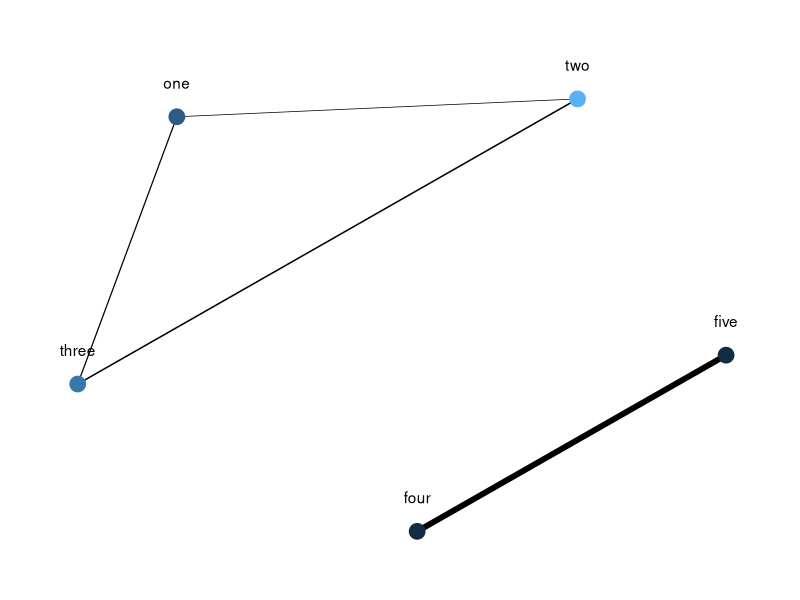
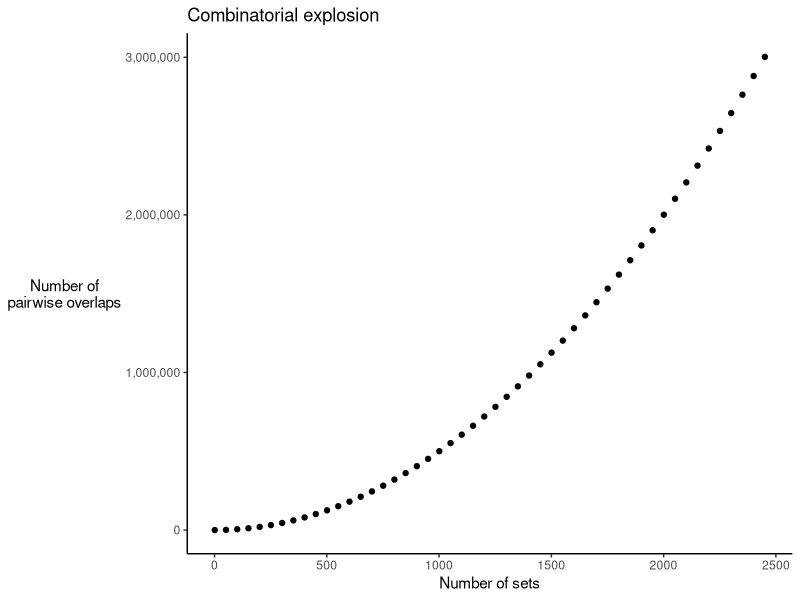

Generate these figures, in order, with R:
## ---- chunk 1
knitr::opts_chunk$set(echo = TRUE)
## ---- chunk 2
nodes <- data.frame(
  name = c("one", "two", "three", "four", "five"),
  significance = c(0.1, 0.25, 0.15, 0.001, 0.003),
  stringsAsFactors = FALSE
)
edges <- data.frame(
  from = c("one", "one", "two", "four"),
  to  = c("two", "three", "three", "five"),
  jaccard = c(0.4, 0.45, 0.48, 0.9),
  stringsAsFactors = FALSE
)
network <- igraph::graph_from_data_frame(d = edges, directed = FALSE,
                                         vertices = nodes)
# plot(network)
library(ggraph)
library(tidygraph)

graph <- as_tbl_graph(network, directed = FALSE)

# plot using ggraph
ggraph(graph, layout = "kk") +
  geom_edge_fan(aes(width = jaccard), show.legend = FALSE) +
  geom_node_point(aes(color = significance), size = 5, show.legend = FALSE) +
  geom_node_text(aes(label = name), nudge_y = 0.2) +
  scale_edge_width_continuous(range = c(0.25, 2)) +
  theme_graph()
## ---- chunk 3
suppressPackageStartupMessages(library(ggplot2))
d <- data.frame(x = seq(1, 2500, by = 50),
                y = choose(n = seq(1, 2500, by = 50), k = 2))
ggplot(d) +
  aes(x = x, y = y) +
  geom_point() +
  labs(x = "Number of sets", y = "Number of\npairwise overlaps",
       title = "Combinatorial explosion") +
  scale_y_continuous(labels = scales::label_comma()) +
  theme_classic() +
  theme(axis.title.y = element_text(angle = 0, vjust = 0.5))
## ---- chunk 4
simulate_sets <- function(n_sets) {
  universe <- c(letters, LETTERS)
  sets <- replicate(n_sets,
                    sample(universe, size = rpois(1, lambda = 15)),
                    simplify = FALSE)
  names(sets) <- paste0("set", seq(n_sets))
  return(sets)
}
## ---- chunk 5
set.seed(12345)
(sets_5 <- simulate_sets(n_sets = 5))
sets_100 <- simulate_sets(n_sets = 100)
sets_1000 <- simulate_sets(n_sets = 1000)
## ---- chunk 6
calc_pairwise_overlaps <- function(sets) {

  vec_name1 <- character()
  vec_name2 <- character()
  vec_num_shared <- integer()
  vec_overlap <- numeric()
  vec_jaccard <- numeric()

  for (name1 in names(sets)) {
    set1 <- sets[[name1]]
    for (name2 in names(sets)) {
      set2 <- sets[[name2]]
      set_intersection <- intersect(set1, set2)
      num_shared <- length(set_intersection)
      overlap <- num_shared / min(length(set1), length(set2))
      jaccard <- num_shared / length(union(set1, set2))

      vec_name1 <- c(vec_name1, name1)
      vec_name2 <- c(vec_name2, name2)
      vec_num_shared <- c(vec_num_shared, num_shared)
      vec_overlap <- c(vec_overlap, overlap)
      vec_jaccard <- c(vec_jaccard, jaccard)
    }
  }

  result <- data.frame(name1 = vec_name1,
                       name2 = vec_name2,
                       num_shared = vec_num_shared,
                       overlap = vec_overlap,
                       jaccard = vec_overlap,
                       stringsAsFactors = FALSE)
  return(result)
}
## ---- chunk 7
head(calc_pairwise_overlaps(sets_100))
system.time(calc_pairwise_overlaps(sets_100))
## ---- chunk 8
calc_pairwise_overlaps <- function(sets) {

  n_sets <- length(sets)
  set_names <- names(sets)

  vec_name1 <- character()
  vec_name2 <- character()
  vec_num_shared <- integer()
  vec_overlap <- numeric()
  vec_jaccard <- numeric()

  for (i in seq_len(n_sets - 1)) {
    name1 <- set_names[i]
    set1 <- sets[[i]]
    for (j in seq(i + 1, n_sets)) {
      name2 <- set_names[j]
      set2 <- sets[[j]]
      set_intersection <- intersect(set1, set2)
      num_shared <- length(set_intersection)
      overlap <- num_shared / min(length(set1), length(set2))
      jaccard <- num_shared / length(union(set1, set2))

      vec_name1 <- c(vec_name1, name1)
      vec_name2 <- c(vec_name2, name2)
      vec_num_shared <- c(vec_num_shared, num_shared)
      vec_overlap <- c(vec_overlap, overlap)
      vec_jaccard <- c(vec_jaccard, jaccard)
    }
  }

  result <- data.frame(name1 = vec_name1,
                       name2 = vec_name2,
                       num_shared = vec_num_shared,
                       overlap = vec_overlap,
                       jaccard = vec_overlap,
                       stringsAsFactors = FALSE)
  return(result)
}
## ---- chunk 9
system.time(calc_pairwise_overlaps(sets_100))
## ---- chunk 10
calc_pairwise_overlaps <- function(sets) {

  n_sets <- length(sets)
  set_names <- names(sets)
  n_overlaps <- choose(n = n_sets, k = 2)

  vec_name1 <- character(length = n_overlaps)
  vec_name2 <- character(length = n_overlaps)
  vec_num_shared <- integer(length = n_overlaps)
  vec_overlap <- numeric(length = n_overlaps)
  vec_jaccard <- numeric(length = n_overlaps)
  overlaps_index <- 1

  for (i in seq_len(n_sets - 1)) {
    name1 <- set_names[i]
    set1 <- sets[[i]]
    for (j in seq(i + 1, n_sets)) {
      name2 <- set_names[j]
      set2 <- sets[[j]]
      set_intersection <- intersect(set1, set2)
      num_shared <- length(set_intersection)
      overlap <- num_shared / min(length(set1), length(set2))
      jaccard <- num_shared / length(union(set1, set2))

      vec_name1[overlaps_index] <- name1
      vec_name2[overlaps_index] <- name2
      vec_num_shared[overlaps_index] <- num_shared
      vec_overlap[overlaps_index] <- overlap
      vec_jaccard[overlaps_index] <- jaccard

      overlaps_index <- overlaps_index + 1
    }
  }

  result <- data.frame(name1 = vec_name1,
                       name2 = vec_name2,
                       num_shared = vec_num_shared,
                       overlap = vec_overlap,
                       jaccard = vec_overlap,
                       stringsAsFactors = FALSE)
  return(result)
}
## ---- chunk 11
system.time(calc_pairwise_overlaps(sets_100))
## ---- chunk 12
system.time(calc_pairwise_overlaps(simulate_sets(n_sets = 1000)))
## ---- chunk 13
intersect
## ---- chunk 14
union
## ---- chunk 15
methods(unique)
unique.default
## ---- chunk 16
calc_pairwise_overlaps <- function(sets) {
  # Ensure that all sets are unique character vectors
  sets_are_vectors <- vapply(sets, is.vector, logical(1))
  if (any(!sets_are_vectors)) {
    stop("Sets must be vectors")
  }
  sets_are_atomic <- vapply(sets, is.atomic, logical(1))
  if (any(!sets_are_atomic)) {
    stop("Sets must be atomic vectors, i.e. not lists")
  }
  sets <- lapply(sets, as.character)
  is_unique <- function(x) length(unique(x)) == length(x)
  sets_are_unique <- vapply(sets, is_unique, logical(1))
  if (any(!sets_are_unique)) {
    stop("Sets must be unique, i.e. no duplicated elements")
  }

  n_sets <- length(sets)
  set_names <- names(sets)
  n_overlaps <- choose(n = n_sets, k = 2)

  vec_name1 <- character(length = n_overlaps)
  vec_name2 <- character(length = n_overlaps)
  vec_num_shared <- integer(length = n_overlaps)
  vec_overlap <- numeric(length = n_overlaps)
  vec_jaccard <- numeric(length = n_overlaps)
  overlaps_index <- 1

  for (i in seq_len(n_sets - 1)) {
    name1 <- set_names[i]
    set1 <- sets[[i]]
    for (j in seq(i + 1, n_sets)) {
      name2 <- set_names[j]
      set2 <- sets[[j]]

      set_intersect <- set1[match(set2, set1, 0L)]
      set_union <- .Internal(unique(c(set1, set2), incomparables = FALSE,
                                    fromLast = FALSE, nmax = NA))
      num_shared <- length(set_intersect)
      overlap <- num_shared / min(length(set1), length(set2))
      jaccard <- num_shared / length(set_union)

      vec_name1[overlaps_index] <- name1
      vec_name2[overlaps_index] <- name2
      vec_num_shared[overlaps_index] <- num_shared
      vec_overlap[overlaps_index] <- overlap
      vec_jaccard[overlaps_index] <- jaccard

      overlaps_index <- overlaps_index + 1
    }
  }

  result <- data.frame(name1 = vec_name1,
                       name2 = vec_name2,
                       num_shared = vec_num_shared,
                       overlap = vec_overlap,
                       jaccard = vec_overlap,
                       stringsAsFactors = FALSE)
  return(result)
}
## ---- chunk 17
system.time(calc_pairwise_overlaps(sets_100))
## ---- chunk 18
system.time(calc_pairwise_overlaps(sets_1000))
## ---- chunk 19
sessionInfo()
